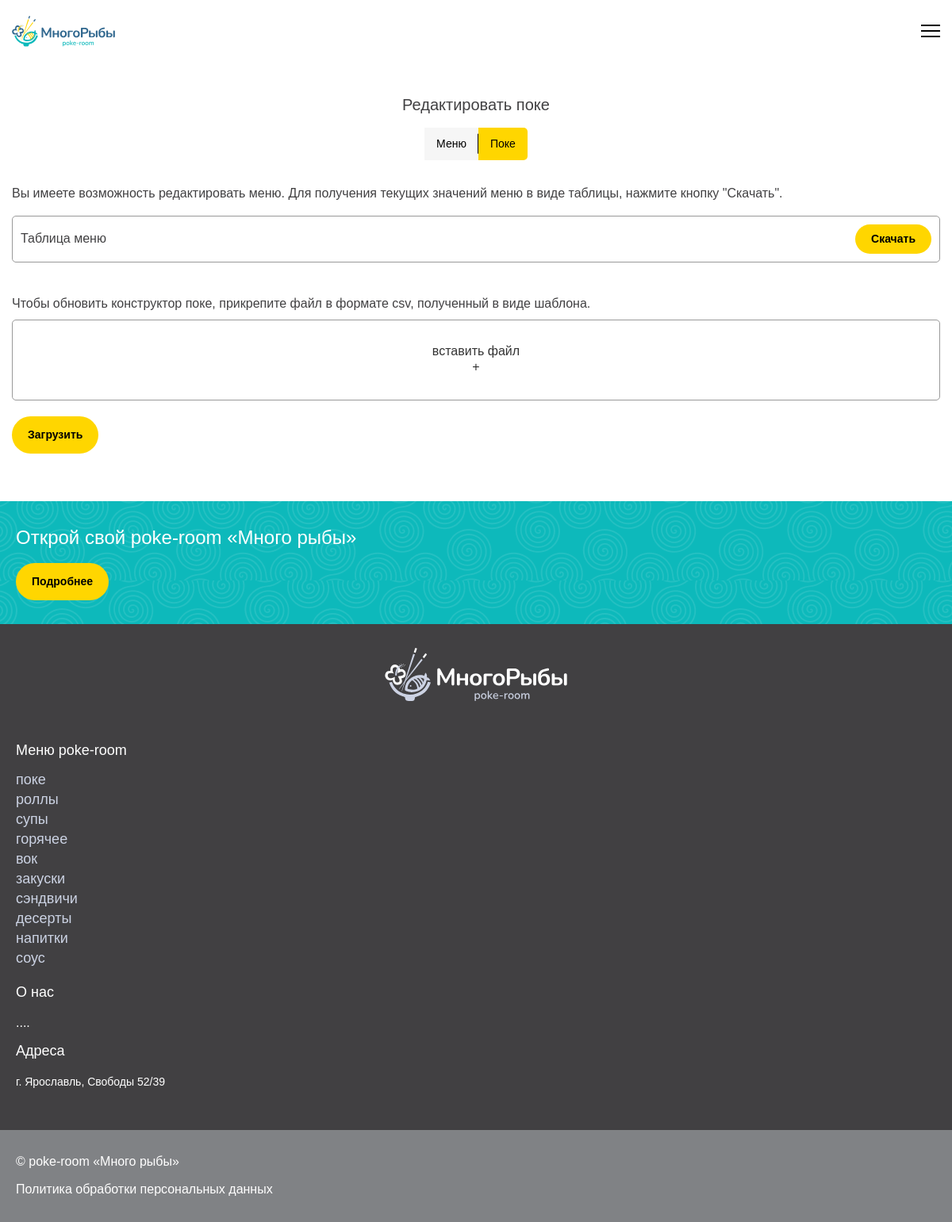
Page /load-menu.php?tabGroup=poke on the committed database.
### tables this page shows
CREATE TABLE `category_menu` (
    `id` INT PRIMARY KEY AUTO_INCREMENT,
    `category_title` ENUM(
        'poke',
        'rolls',
        'soups',
        'hot',
        'wok',
        'appetizers',
        'sandwiches',
        'desserts',
        'beverages',
        'sauce',
        'constructor-poke'
    ),
    `category_name` ENUM(
        'поке',
        'роллы',
        'супы',
        'горячее',
        'вок',
        'закуски',
        'сэндвичи',
        'десерты',
        'напитки',
        'соус',
        'авторский поке'
    )
);

### functions/helpers.php (called while the page is built, shortened)
<?php
function include_template($name, array $data = [])
{
    $name = 'templates/' . $name;
    extract($data);
    require $name;
    $result = ob_get_clean();
    return $result;
}

### functions/models.php (called while the page is built, shortened)
<?php
function get_query_categories()
{
    return "SELECT * FROM category_menu";
}

### functions/db.php (called while the page is built, shortened)
<?php
function get_arrow($result_query)
{
    $row = mysqli_num_rows($result_query);
    if ($row === 1) {
        $arrow = mysqli_fetch_assoc($result_query);
    } else if ($row > 1) {
        $arrow = mysqli_fetch_all($result_query, MYSQLI_ASSOC);
    }
    return $arrow;
};
function getCategories($con)
{
    $sql = get_query_categories();
    $categories = mysqli_query($con, $sql);
    $categoryList = mysqli_num_rows($categories) > 0 ? get_arrow($categories) : null;
    return $categoryList;
}

### functions/init.php (called while the page is built, shortened)
<?php
$isAuth = isset($_SESSION['user_email']);

### data/data.php (called while the page is built, shortened)
<?php
$adminPhone = [
    '+79807057008',
    '+79807057009'
];
$ownerPhone = [
    '+79807057005'
];
$columnNameMenu = [
    'title' => 'Название',
    'img' => 'Фото (ссылка)',
    'description' => 'Описание',
    'price' => 'Цена',
    'cooking_time' => 'Время приготовления',
    'category_id' => 'Айди категории: (поке – 1, роллы – 2, супы – 3, горячее – 4, вок – 5, закуски – 6, сэндвичи – 7, десерты – 8, напитки – 9, соус – 10, авторский поке – 11)'
];
$columnNamePoke = [
    'title' => 'Название',
    'img' => 'Фото (ссылка)',
    'price' => 'Цена',
    'component_type' => 'Тип компонента: (protein, protein-add, base, filler, topping, sauce, crunch)',
    'component_name' => 'Название компонента: (протеин, протеин-добавка, основа, наполнитель, топпинг, соус, хруст)',
    'component_poke_type' => 'Заполняется для типа протеин. Поке с ...'
];
$appData = [
    'userRoles' => [
        'client' => 'CLIENT',
        'admin' => 'ADMIN',
        'owner' => 'OWNER',
    ],
    'telephones' => [
        'admin' => $adminPhone,
        'owner' => $ownerPhone,
    ],
    'queries' => [
        'menu' => [
            'query' => "SELECT menu.title, menu.img, menu.description, menu.price, menu.cooking_time, menu.category_id FROM menu",
            'columns' => $columnNameMenu
        ],
        'poke' => [
            'query' => "SELECT components.title, components.img, components.price, components.component_type, components.component_name, components.component_poke_type FROM components",
            'columns' => $columnNamePoke
        ]
    ]
];

### templates/load-menu.php (the view, shortened to what this page needs)
<div class="page__load" id="page-load">
    <div class="load">
        <h2 class="title load__title">
            Редактировать <?= $activeGroup; ?>
        </h2>
        <div class="account__orders-group load__update-tab">
            <?php $activeLinkMenu = isset($tabGroup) && $tabGroup === 'menu' ? 'account__orders-group-link--active' : ''; ?>
            <a class="button--basic account__orders-group-link <?= $activeLinkMenu; ?>" href="./load-menu.php?tabGroup=menu">
                Меню
            </a>
            <?php $activeLinkPoke = isset($tabGroup) && $tabGroup === 'poke' ? 'account__orders-group-link--active' : ''; ?>
            <a class="button--basic account__orders-group-link <?= $activeLinkPoke; ?>" href="./load-menu.php?tabGroup=poke">
                Поке
            </a>
        </div>
        <div class="load__current">
            <p class="text about__text mb-3">
                Вы имеете возможность редактировать меню. Для получения текущих значений меню в виде таблицы, нажмите кнопку "Скачать".
            </p>
            <div class="load__current-content">
                <p class="text load__current-text">
                    Таблица меню
                </p>
                <button class="button--basic button--second load__current-button">
                    Скачать
                </button>
            </div>
        </div>
        <div class="load__update">
            <div class="load__update-description">
                <?php if (($tabGroup ?? '') === 'menu') : ?>
                    <p class="text about__text mb-2" id="load-description-menu">
                        Чтобы обновить меню, прикрепите файл в формате csv, полученный в виде шаблона.
                    </p>
                <?php else : ?>
                    <p class="text about__text mb-2" id="load-description-poke">
                        Чтобы обновить конструктор поке, прикрепите файл в формате csv, полученный в виде шаблона.
                    </p>
                <?php endif; ?>
            </div>
            <form action="./load-menu.php?tab=<?= $tabGroup; ?>" class="load__form" enctype="multipart/form-data" method="post">
                <div class="load__update-content">
                    <p class="text load__update-text">
                        вставить файл
                        <br>
                        +
                    </p>
                </div>
                <button class="button--basic button--second load__update-button" type="submit">
                    Загрузить
                </button>
            </form>
        </div>
    </div>
</div>

### templates/head.php (shortened to what this page needs)
<!DOCTYPE html>
<html class="page" lang="en">
<head>
    <link href="https://cdn.jsdelivr.net/npm/bootstrap@5.0.2/dist/css/bootstrap.min.css" rel="stylesheet">
    <link rel="stylesheet" href="https://cdn.jsdelivr.net/npm/flatpickr/dist/flatpickr.min.css">
    <link rel="stylesheet" href="./css/style.css">
</head>

### templates/header.php (shortened to what this page needs)
<header class="header">
    <div class="header__wrapper">
        <a class="header__logo-link" href="./index.php">
            <img src="./img/assets/logo.svg" alt="" class="header__logo">
        </a>
        <div class="header__burger">
            <span class="header__burger-line"></span>
            <span class="header__burger-line"></span>
            <span class="header__burger-line"></span>
        </div>
    </div>
</header>

### templates/footer.php
<footer class="footer">
    <div class="footer__wrapper">
        <header class="footer__top">
            <h3 class="sub-title footer__top-title">
                Открой свой poke-room «Много рыбы»
            </h3>
            <button type="button" class="footer__top-button">
                Подробнее
            </button>
        </header>
        <div class="footer__content">
            <img src="../../img/svg/logo-footer.svg" alt="" class="footer__logo">
            <div class="footer__column">
                <h3 class="sub-title footer__column-title">
                    Меню poke-room
                </h3>
                <?php if (!is_null($categoryList)) : ?>
                    <ul class="footer__list">
                        <?php foreach ($categoryList as $category) : ?>
                            <li class="footer__item">
                                <a href="./menu.php?category=<?= $category['category_title']; ?>" class="footer__item-link">
                                    <?= $category['category_name']; ?>
                                </a>
                            </li>
                        <?php endforeach; ?>
                    </ul>
                <?php endif; ?>
            </div>
            <div class="footer__column">
                <h3 class="sub-title footer__column-title">
                    О нас
                </h3>
                <p class="text footer__column-text">
                    ....
                </p>
            </div>
            <div class="footer__column">
                <h3 class="sub-title footer__column-title">
                    Адреса
                </h3>
                <ul class="footer__list">
                    <li class="footer__item">
                        г. Ярославль, Свободы 52/39
                    </li>
                </ul>
            </div>
        </div>
        <footer class="footer__bottom">
            <p class="text footer__bottom-text">
                © poke-room «Много рыбы»
            </p>
            <a class="text footer__bottom-text" href="#">
                Политика обработки персональных данных
            </a>
        </footer>
    </div>
</footer>

### templates/layout.php (shortened to what this page needs)
<?= $head; ?>
<body class="page__body">
    <?= $header; ?>
    <main class="main">
        <?= $main; ?>
    </main>
    <?= $footer; ?>
</body>
</html>

### load-menu.php (shortened to what this page needs)
<?php
require_once('./functions/init.php');
require_once('./functions/helpers.php');
require_once('./functions/models.php');
require_once('./functions/db.php');
require_once('./data/data.php');
$userRole = $appData['userRoles'];
$categoryList = getCategories($con);
$tabGroup = $_GET['tabGroup'] ?? 'menu';
$activeGroup = $tabGroup === 'menu' ? 'меню' : 'поке';
$page_body = include_template('load-menu.php', [
    'tabGroup' => $tabGroup,
    'activeGroup' => $activeGroup,
]);
$modalList = $_SESSION['toasts'] ?? [];
$page_modal = include_template(
    'modal.php',
    [
        'modalList' => $modalList,
    ]
);
$page_head = include_template(
    'head.php',
    [
        'title' => 'poke-room «Много рыбы»',
    ]
);
$page_header = include_template(
    'header.php',
    [
        'isAuth' => $isAuth,
        'userRole' => $userRole,
    ]
);
$page_footer = include_template(
    'footer.php',
    [
        'categoryList' => $categoryList,
    ]
);
$layout_content = include_template(
    'layout.php',
    [
        'head' => $page_head,
        'modal' => $page_modal,
        'header' => $page_header,
        'main' => $page_body,
        'footer' => $page_footer,
    ]
);
print($layout_content);

### css/style.css (style rules this page uses)
.page__body { position: relative; margin: 0; padding: 0; font-family: sans-serif; font-style: normal; font-weight: 400; font-size: 14px; line-height: 150%; color: #414042; }
.title { font-size: 20px; line-height: 1.3; margin: 0; margin-bottom: 16px; }
.sub-title { font-size: 18px; line-height: 1.3; margin: 0; margin-bottom: 16px; }
.text { font-size: 16px; line-height: 1.3; margin: 0; margin-bottom: 14px; }
img { width: 100%; height: auto; display: block; margin: 0; object-fit: cover; }
ul, ol { margin: 0; padding: 0; list-style-type: none; }
.button--basic { padding: 10px; background-color: #3498db; color: #fff; border: none; border-radius: 4px; cursor: pointer; }
.button--second { border: none; background-color: #ffd600; padding: 13px 20px; font-weight: 700; color: #000; border-radius: 25px; }
.header__wrapper { position: relative; display: flex; justify-content: space-between; align-items: center; padding: 20px 15px; }
.header__logo { width: 130px; height: auto; }
.header__burger { position: relative; width: 24px; height: 16px; z-index: 5; cursor: pointer; }
.header__burger-line { position: absolute; top: 0; left: 0; width: 100%; height: 2px; background-color: #000; transition: all 0.3s ease-in-out; }
.header__burger-line:nth-child(2), .header__burger-line:nth-child(3) { top: 50%; transform: translateY(-50%); }
.header__burger-line:nth-child(4) { top: unset; bottom: 0; }
.main { position: relative; }
.about__text { font-size: 16px; line-height: 150%; color: #414042; margin: 0; }
.footer { background-color: #414042; color: #fff; }
.footer__top { padding: 30px 20px; background-color: #0DB9BB; background-image: url('../img/assets/footer-banner-bg-1.png'); }
.footer__top-title { font-size: 24px; line-height: 32px; }
.footer__top-button { border: none; background-color: #ffd600; padding: 13px 20px; font-weight: 700; color: #000; border-radius: 25px; }
.footer__content { padding: 30px 20px; }
.footer__logo { width: 230px; height: auto; margin: 0 auto; margin-bottom: 50px; }
.footer__list { margin-bottom: 20px; }
.footer__item { margin-bottom: 4px; }
.footer__item:last-child { margin-bottom: 0; }
.footer__item-link { color: #cbd2e3; font-size: 18px; line-height: 18px; text-decoration: none; }
.footer__bottom { background-color: #808285; padding: 30px 20px; }
.footer__bottom-text { color: #fff; text-decoration: none; }
.account__orders-group { padding: 0 10px; display: flex; justify-content: center; margin-bottom: 30px; margin-top: 10px; }
.account__orders-group-link { width: max-content; position: relative; display: block; padding: 10px 15px; background-color: #F6F6F6; color: #000; text-decoration: none; border-radius: 0; flex-shrink: 0; }
.account__orders-group-link--active { background-color: #ffd600; border-radius: 5px; }
.account__orders-group-link::before { position: absolute; content: ''; top: 50%; right: 0; transform: translateY(-50%); height: 60%; width: 1px; background-color: #000; }
.account__orders-group-link:last-child { border-radius: 0 5px 5px 0; }
.account__orders-group-link:last-child::before { content: none; }
.load { padding: 60px 15px; padding-top: 40px; }
.load__title { text-align: center; }
.load__current-content { display: flex; justify-content: space-between; align-items: center; padding: 10px; border: 1px solid #999; border-radius: 5px; margin-bottom: 40px; }
.load__current-text { margin: 0; }
.load__current-button { padding: 8px 20px; }
.load__update-content { position: relative; width: 100%; border: 1px solid #999; border-radius: 5px; }
.load__update-text { position: absolute; top: 50%; left: 50%; transform: translate(-50%, -50%); width: 60%; text-align: center; color: #333; }
.load__update-button { margin-top: 20px; }

### rows in the picture
category_menu: category_name "поке"
category_menu: category_name "роллы"
category_menu: category_name "супы"
category_menu: category_name "горячее"
category_menu: category_name "вок"
category_menu: category_name "закуски"
category_menu: category_name "сэндвичи"
category_menu: category_name "десерты"
category_menu: category_name "напитки"
category_menu: category_name "соус"
